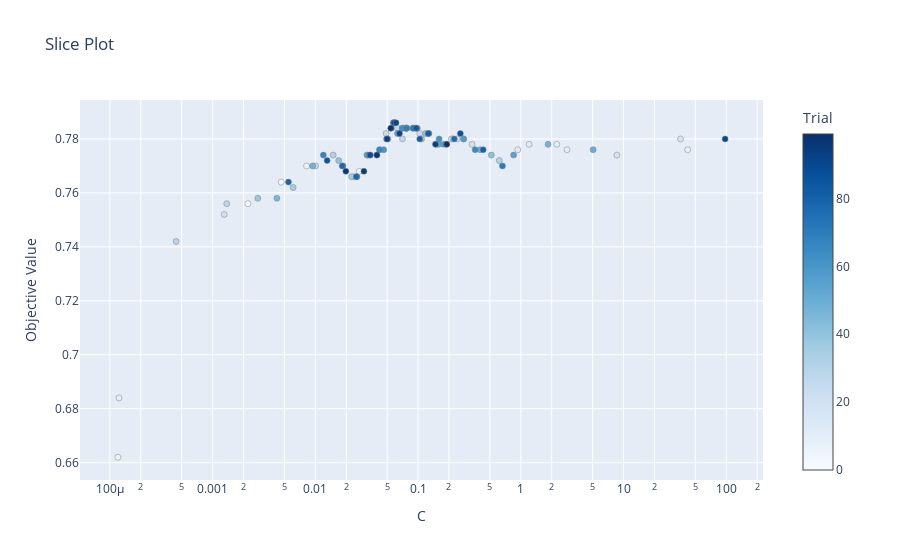

Source (notebook cell):
### Code cell
def objective(trial):
    C = trial.suggest_float('C', 1e-4, 1e2, log=True)
    bow_model = LogisticRegression(C=C)
    bow_model.fit(X_train_bow, y_train)
    proba = bow_model.predict(X_test_bow)
    acc = accuracy_score(y_test, proba)
    return acc  # Return negative AUC score since Optuna maximizes the objective function

# Optimize hyperparameters
optuna.logging.set_verbosity(optuna.logging.WARNING)
study = optuna.create_study(direction='maximize')
study.optimize(objective, n_trials=100)

# Get the best hyperparameters
best_params = study.best_params
best_C = best_params['C']

# Train the final model using the best hyperparameters
final_bow_model = LogisticRegression(C=best_C)
final_bow_model.fit(X_train_bow, y_train)

# Plot ROC curves
plt.figure(figsize=(8, 6))
for name, X, y, model in [('train', X_train_bow, y_train, final_bow_model), ('test ', X_test_bow, y_test, final_bow_model)]:
    proba = model.predict_proba(X)[:, 1]
    auc = roc_auc_score(y, proba)
    plt.plot(*roc_curve(y, proba)[:2], label='%s AUC=%.4f' % (name, auc))

plt.plot([0, 1], [0, 1], '--', color='black',)
plt.legend(fontsize='large')
plt.grid()
plt.show()

# Evaluate model accuracy
test_accuracy = np.mean(final_bow_model.predict(X_test_bow) == y_test)
print(f"Model accuracy: {test_accuracy:.3f}")

# Assert minimum accuracy
assert test_accuracy > 0.77, "Hint: tune the parameter C to improve performance"
print("Well done!")

plot_slice(study)

### Figure 1 — Plotly figure (JSON) as saved in the notebook; plotly's stock layout.template omitted (floating-point values rounded to 4 significant figures)
{"data": [{"marker": {"color": [0, 1, 2, 3, 4, 5, 6, 7, 8, 9, 10, 11, 12, 13, 14, 15, 16, 17, 18, 19, 20, 21, 22, 23, 24, 25, 26, 27, 28, 29, 30, 31, 32, 33, 34, 35, 36, 37, 38, 39, 40, 41, 42, 43, 44, 45, 46, 47, 48, 49, 50, 51, 52, 53, 54, 55, 56, 57, 58, 59, 60, 61, 62, 63, 64, 65, 66, 67, 68, 69, 70, 71, 72, 73, 74, 75, 76, 77, 78, 79, 80, 81, 82, 83, 84, 85, 86, 87, 88, 89, 90, 91, 92, 93, 94, 95, 96, 97, 98, 99], "colorbar": {"title": {"text": "Trial"}, "x": 1, "xpad": 40}, "colorscale": [[0, "rgb(247,251,255)"], [0.125, "rgb(222,235,247)"], [0.25, "rgb(198,219,239)"], [0.375, "rgb(158,202,225)"], [0.5, "rgb(107,174,214)"], [0.625, "rgb(66,146,198)"], [0.75, "rgb(33,113,181)"], [0.875, "rgb(8,81,156)"], [1, "rgb(8,48,107)"]], "line": {"color": "Grey", "width": 0.5}}, "mode": "markers", "name": "Feasible Trial", "showlegend": false, "type": "scatter", "x": [0.0426, 0.002207, 0.004654, 0.02354, 0.0268, 0.0001197, 0.1512, 0.008222, 42.14, 0.0001226, 2.243, 2.817, 1.207, 0.9354, 0.2793, 0.211, 0.2192, 35.89, 8.632, 0.3351, 0.001296, 0.2409, 0.1039, 0.04887, 0.03968, 0.06314, 0.01004, 0.07055, 0.001373, 0.05094, 0.0004412, 0.6175, 0.01492, 0.07145, 0.08849, 0.006078, 0.02258, 0.1081, 0.002754, 0.09385, 0.01689, 0.1183, 0.517, 0.07659, 0.03177, 0.07539, 0.004222, 1.843, 0.009413, 0.4033, 5.063, 0.07762, 0.1582, 0.06303, 0.0322, 0.8515, 0.1767, 0.01862, 0.2773, 0.09824, 0.04634, 0.07741, 0.1603, 0.07005, 0.02541, 0.3597, 0.04207, 0.01197, 0.1277, 0.07708, 0.6632, 0.08968, 0.1882, 0.05739, 0.03368, 0.05483, 0.2252, 0.01828, 0.02506, 0.005474, 0.4307, 0.1039, 0.1257, 0.04942, 0.09581, 0.01303, 0.2581, 0.05905, 0.03429, 0.05839, 97.52, 0.06104, 0.06588, 0.05011, 0.1477, 0.02973, 0.01983, 0.03976, 0.05423, 0.1905], "y": [0.776, 0.756, 0.764, 0.766, 0.768, 0.662, 0.778, 0.77, 0.776, 0.684, 0.778, 0.776, 0.778, 0.776, 0.78, 0.78, 0.78, 0.78, 0.774, 0.778, 0.752, 0.78, 0.782, 0.782, 0.774, 0.784, 0.77, 0.78, 0.756, 0.78, 0.742, 0.772, 0.774, 0.784, 0.784, 0.762, 0.766, 0.78, 0.758, 0.784, 0.772, 0.782, 0.774, 0.784, 0.774, 0.784, 0.758, 0.778, 0.77, 0.776, 0.776, 0.784, 0.778, 0.782, 0.774, 0.774, 0.778, 0.77, 0.78, 0.784, 0.776, 0.784, 0.78, 0.784, 0.766, 0.776, 0.776, 0.774, 0.782, 0.784, 0.77, 0.784, 0.778, 0.786, 0.774, 0.784, 0.78, 0.77, 0.766, 0.764, 0.776, 0.78, 0.782, 0.78, 0.784, 0.772, 0.782, 0.786, 0.774, 0.786, 0.78, 0.786, 0.782, 0.78, 0.778, 0.768, 0.768, 0.774, 0.784, 0.778]}], "layout": {"title": {"text": "Slice Plot"}, "xaxis": {"title": {"text": "C"}, "type": "log"}, "yaxis": {"title": {"text": "Objective Value"}}}}
